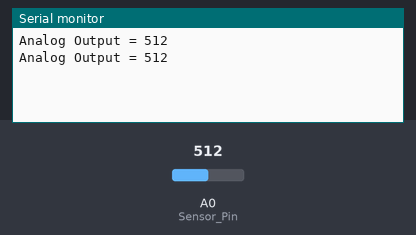
A sketch run on a simulated Arduino Uno, built with avr-gcc and run on an emulated ATmega328P. On the bench: the last lines printed to the serial monitor. The inputs (shaded band) are chosen by the test bench; at power-on: A0 (Sensor_Pin) = 512.

Above: at 1.8 s.
1.9 s: A0 (Sensor_Pin) set to 716
At 2.8 s:
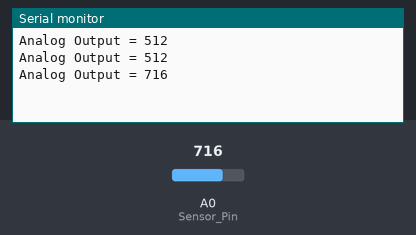
3.4 s: A0 (Sensor_Pin) set to 900
At 4.9 s:
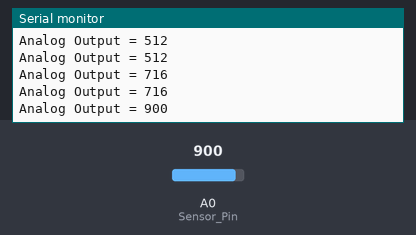
Timing chart, 0 to 6.4 s (numbered marks = the images above; inputs shaded):
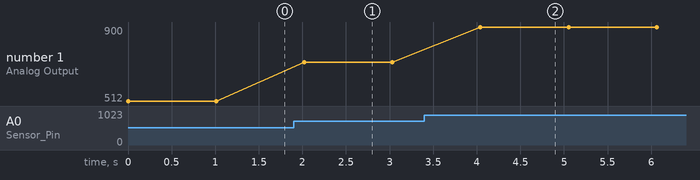

The sketch:

Experiment_13_Code.ino
```cpp
int Sensor_Power = 7;

int Sensor_Pin = A0;

void setup()
{
  pinMode(Sensor_Power, OUTPUT);

  digitalWrite(Sensor_Power, LOW);

  Serial.begin(9600);
}

int Read_Sensor()
{
  digitalWrite(Sensor_Power, HIGH);

  delay(10);

  int value = analogRead(Sensor_Pin);

  digitalWrite(Sensor_Power, LOW);

  return value;
}

void loop()
{
  Serial.print("Analog Output = ");
  Serial.println(Read_Sensor());

  delay(1000);
}
```

Measured:
- after the input at 1.9 s, the serial monitor: prints a new line after 0.12 s (image 1)
- after the input at 3.4 s, the serial monitor: prints a new line after 0.64 s (image 2)
- plotted number 1: 512 → 716 after the input at 1.9 s, 716 → 900 after the input at 3.4 s
